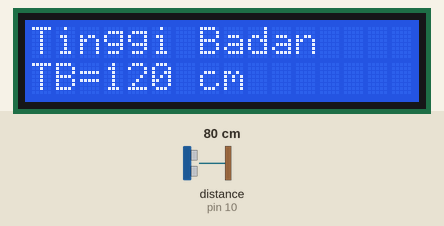
Recording of a sketch running on a simulated Arduino Uno, built with avr-gcc and run on an emulated ATmega328P. Shown: 16×2 character LCD. Wiring (inferred from the names in the program): ultrasonic range finder: trigger pin 11; echo pin 10. The test bench sets the inputs (shaded band); at power-on: distance to the obstacle (sensor on pin 10) 80 cm. The echo pulse lasts 58.3 µs per cm.

Above: at 2.2 s.
2.3 s: distance to the obstacle (sensor on pin 10) set to 2 cm
At 3.5 s:
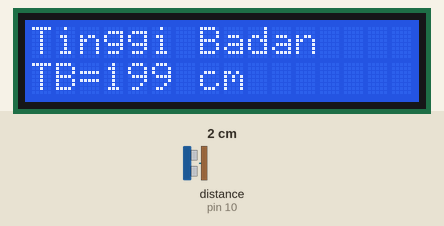
4.5 s: distance to the obstacle (sensor on pin 10) set to 4 cm
At 6.2 s:
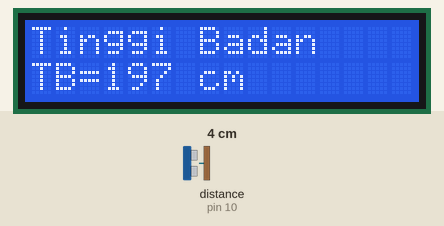
6.5 s: distance to the obstacle (sensor on pin 10) set to 9 cm
At 8.0 s:
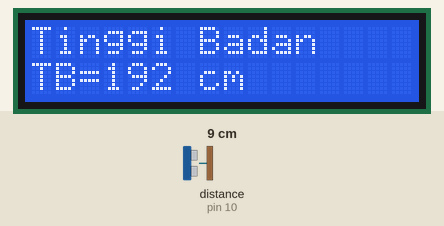
Timing chart, 0 to 9.5 s (numbered marks = the images above; inputs shaded):
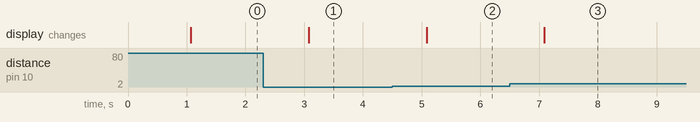

Measured:
- after the input at 2.3 s, the display: changes after 0.78 s (image 1)
- after the input at 4.5 s, the display: changes after 0.58 s (image 2)
- after the input at 6.5 s, the display: changes after 0.59 s (image 3)

The sketch:

body_height_measurer.ino
```cpp
#define ECHOPIN 10
#define TRIGPIN 11
#include <LiquidCrystal.h>
LiquidCrystal lcd(2, 3, 4, 5, 6, 7);
int H2,HT,H1;
void setup(){
  lcd.begin(16, 2);
  lcd.print("Tinggi Badan");
  lcd.setCursor(0, 1);
  lcd.print("TB=");

  pinMode(ECHOPIN, INPUT);
  pinMode(TRIGPIN, OUTPUT);
  delay(1000);
  HT=200;
}

void loop(){
  digitalWrite(TRIGPIN, LOW);
  delayMicroseconds(2);
  digitalWrite(TRIGPIN, HIGH);
  delayMicroseconds(10);
  digitalWrite(TRIGPIN, LOW);
  int distance = pulseIn(ECHOPIN, HIGH);
  distance= distance/58;
  H2=HT-distance;
  lcd.setCursor(3, 1);
  lcd.print(H2);
  lcd.print(" cm ");
  delay(1000);
}
```
